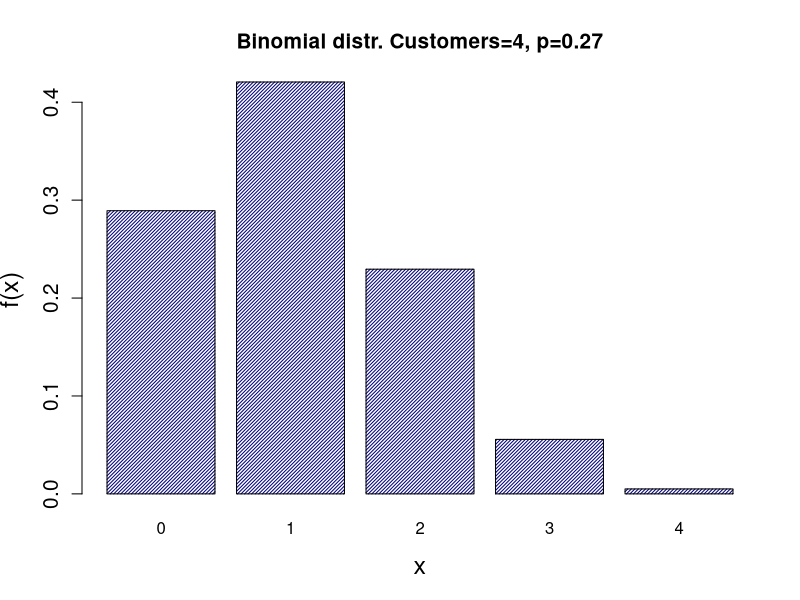

Source code (R):
cust <- 4
p <- 4/15
x <- 0:4
ap <- dbinom(x,cust,p)
barplot(ap, names=x, col='#000080', xlab='x', ylab='f(x)', density=40,
main = sprintf("Binomial distr. Customers=%d, p=%.2f",cust,p),
cex.lab=1.5, cex.axis=1.25, cex.main=1.25, cex.sub=1.5)
cat(paste(c("P(2|np) = ", ap[3],'\n')))